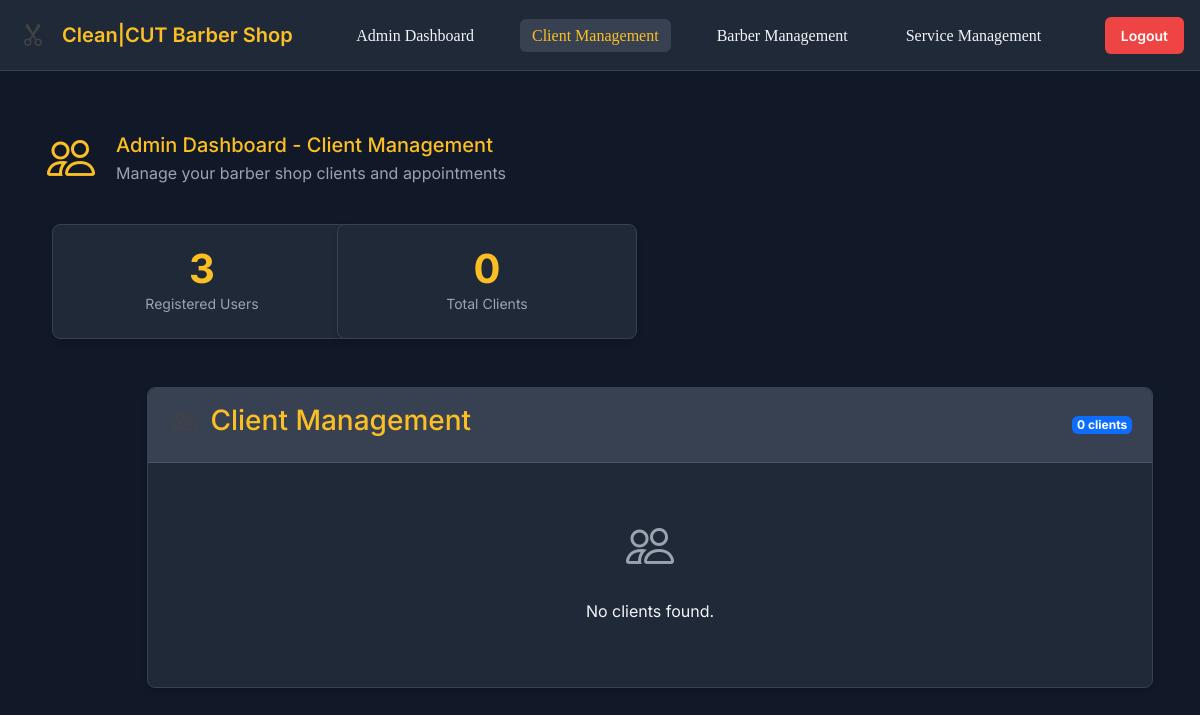
Page /dashboard/ (signed in) on the earlier database version.
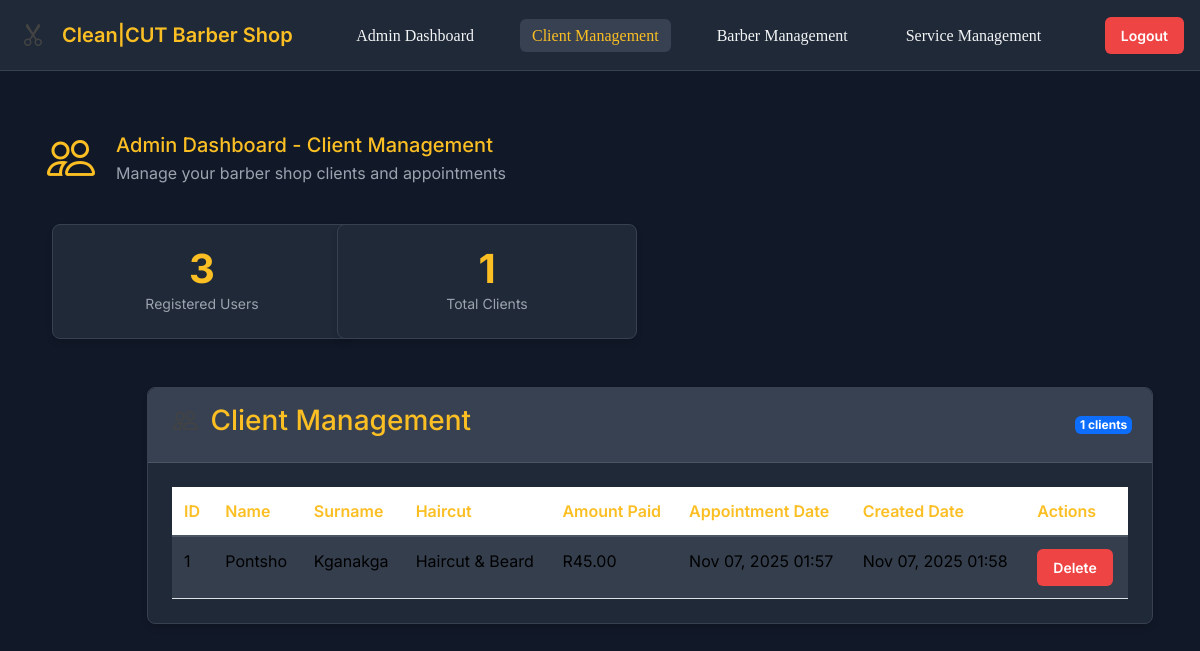
Same page on the later database version.
### barberapp/models.py (models this page shows, shortened)
class Client(models.Model):
    STATUS_CHOICES = [
        ('pending', 'Pending'),
        ('approved', 'Approved'),
        ('rejected', 'Rejected'),
    ]
    name = models.CharField(max_length=100)
    surname = models.CharField(max_length=100)
    haircut = models.CharField(max_length=100)
    amount_paid = models.DecimalField(max_digits=10, decimal_places=2)
    created_date = models.DateTimeField(default=datetime.now)
    appointment_date = models.DateTimeField()
    status = models.CharField(max_length=10, choices=STATUS_CHOICES, default='pending')

### barberapp/views.py (the view)
# urls.py: path('dashboard/', views.dashboard, name='dashboard'),
@login_required
def dashboard(request):
    clients = Client.objects.all().order_by('-created_date')
    registered_users_count = Customer.objects.count()  # Count registered users (customers)
    return render(request, 'dashboard.html', {
        'clients': clients,
        'registered_users_count': registered_users_count
    })

### barberapp/templates/dashboard.html (shortened to what the changed rows need)
{% extends 'base.html' %}
{% load static %}
{% block content %}
<div class="container mt-5">
    <div class="row mb-4">
        <div class="col-md-3">
            <div class="card stats-card">
                <div class="stats-number">{{ clients|length|default:0 }}</div>
                <div class="stats-label">Total Clients</div>
            </div>
        </div>
    </div>
    <div class="container">
        <div class="row justify-content-center">
            <div class="col-xl-10 col-lg-12">
                <div class="card mb-4" style="width: calc(100% + 100px); margin: 0 auto;">
                    <div class="card-header d-flex justify-content-between align-items-center">
                        <h3><i class="bi bi-people"></i> Client Management</h3>
                        <span class="badge bg-primary">{{ clients|length }} clients</span>
                    </div>
                    <div class="section-content">
                        {% if clients %}
                            <div class="table-responsive client-list-container">
                                <table class="table table-striped">
                                    <thead>
                                        <tr>
                                            <th>ID</th>
                                            <th>Name</th>
                                            <th>Surname</th>
                                            <th>Haircut</th>
                                            <th>Amount Paid</th>
                                            <th>Appointment Date</th>
                                            <th>Created Date</th>
                                            <th>Actions</th>
                                        </tr>
                                    </thead>
                                    <tbody>
                                        {% for client in clients %}
                                        <tr>
                                            <td>{{ client.id }}</td>
                                            <td>{{ client.name }}</td>
                                            <td>{{ client.surname }}</td>
                                            <td>{{ client.haircut }}</td>
                                            <td>R{{ client.amount_paid }}</td>
                                            <td>{{ client.appointment_date|date:"M d, Y H:i" }}</td>
                                            <td>{{ client.created_date|date:"M d, Y H:i" }}</td>
                                            <td>
                                                <form method="post" action="{% url 'delete_client' %}" style="display:inline;">
                                                    <button type="submit" class="btn btn-sm btn-danger" onclick="return confirm('Are you sure you want to delete this client?')">Delete</button>
                                                </form>
                                            </td>
                                        </tr>
                                        {% endfor %}
                                    </tbody>
                                </table>
                            </div>
                        {% else %}
                            <div class="text-center py-4">
                                <i class="bi bi-people" style="font-size: 3rem; color: #9ca3af;"></i>
                                <p class="mt-3">No clients found.</p>
                            </div>
                        {% endif %}
                    </div>
                </div>
            </div>
        </div>
    </div>
</div>
{% endblock %}

Differences in the rows shown:
added Client: id "1", name "Pontsho", surname "Kganakga", haircut "Haircut & Beard", amount_paid "45.00", appointment_date "Nov 07, 2025 01:57", created_date "Nov 07, 2025 01:58"
Other differences:
{{ clients|length|default:0 }}: "0" → "1"
{{ clients|length }}: "0" → "1"
text no longer shown: "No clients found."
text now shown: "ID Name Surname Haircut Amount Paid Appointment Date Created Date Actions"
